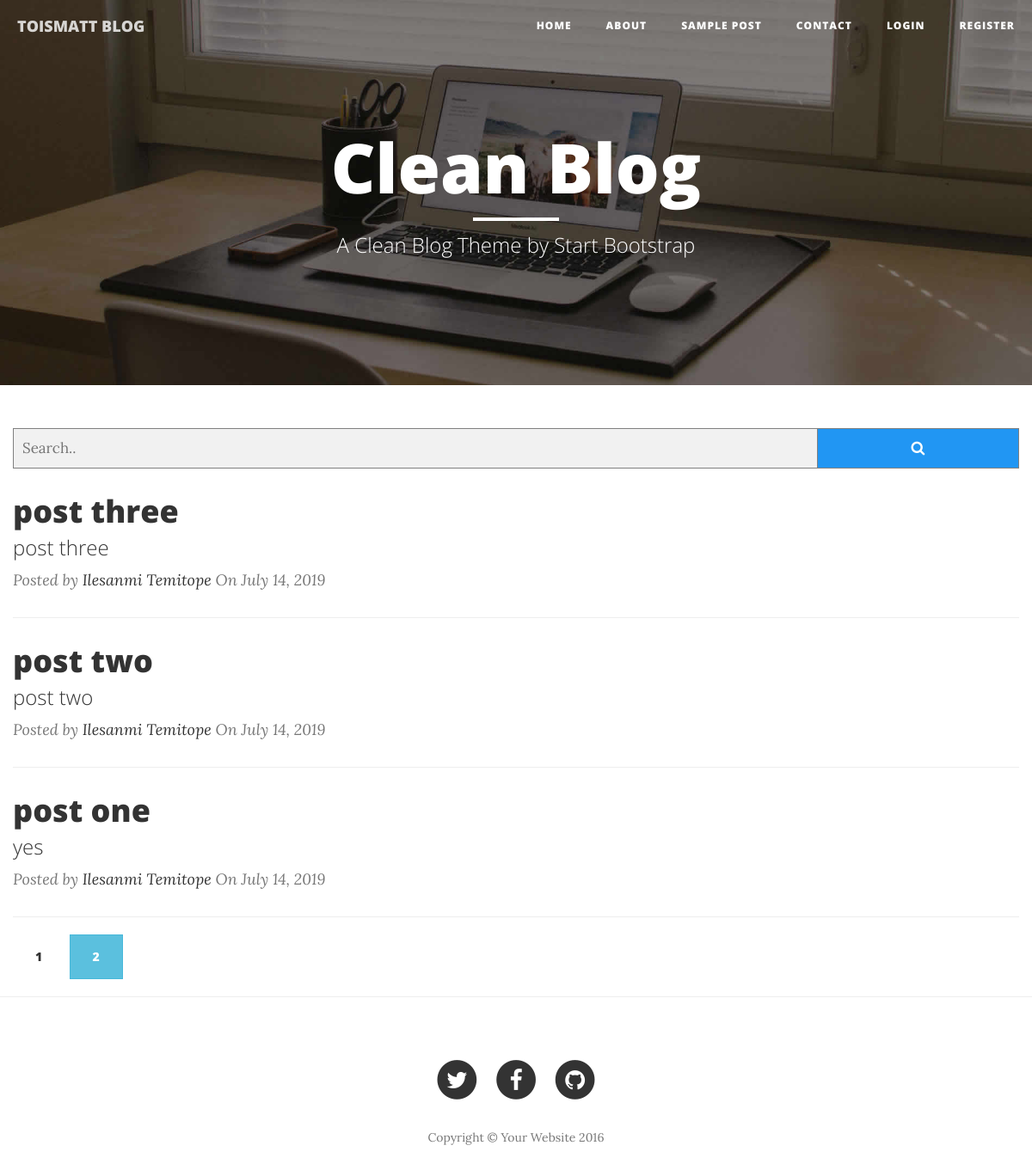
The page /home?page=2 on the database its author committed.
### temiblog.py (models this page shows)
class BlogPost(db.Model,UserMixin):
       id = db.Column(db.Integer,primary_key=True)
       author = db.Column(db.String(255))
       title = db.Column(db.String(255))
       sub_title = db.Column(db.String(255))
       content = db.Column(db.Text)
       blog_pix =db.Column(db.String(200))
       author_id = db.Column(db.Integer)
       total_view = db.Column(db.BigInteger,default=0)
       today=db.Column(db.DateTime, nullable=False, default=datetime.utcnow)

### temiblog.py (the view)
@app.route('/')
@app.route('/home')
def index():
   page = request.args.get('page', 1, type = int)
   posts = BlogPost.query.order_by(BlogPost.today.desc()).paginate(page=page, per_page=5)
   return render_template('index.html',posts=posts)

### templates/index.html (shortened to what this page needs)
<!DOCTYPE html>
<html lang="en">
<head>
    <link href="static/vendor/bootstrap/css/bootstrap.min.css" rel="stylesheet">
    <link href="static/css/clean-blog.min.css" rel="stylesheet">
    <link href="static/vendor/font-awesome/css/font-awesome.min.css" rel="stylesheet" type="text/css">
</head>
<body>
    <nav class="navbar navbar-default navbar-custom navbar-fixed-top">
        <div class="container-fluid">
            <div class="navbar-header page-scroll">
                <a class="navbar-brand" href="/">TOISMATT BLOG</a>
            </div>
            <div class="collapse navbar-collapse" id="bs-example-navbar-collapse-1">
                <ul class="nav navbar-nav navbar-right">
                    <li>
                        <a href="/">Home</a>
                    </li>
                    <li>
                        <a href="/about">About</a>
                    </li>
                    <li>
                        <a href="/post">Sample Post</a>
                    </li>
                    <li>
                        <a href="/contact">Contact</a>
                    </li>
                    <li>
                        <a href="/login">Login</a>
                    </li>
                    <li>
                        <a href="/register">Register</a>
                    </li>
                </ul>
            </div>
        </div>
    </nav>
    <header class="intro-header" style="background-image: url('static/img/home-bg.jpg')">
        <div class="container">
            <div class="row">
                <div class="col-lg-8 col-lg-offset-2 col-md-10 col-md-offset-1">
                    <div class="site-heading">
                        <h1>Clean Blog</h1>
                        <hr class="small">
                        <span class="subheading">A Clean Blog Theme by Start Bootstrap</span>
                    </div>
                </div>
            </div>
        </div>
    </header>
    <div class="container">
        <div class="row">
<form class="example">
        <input type="text" placeholder="Search.." name="query">
        <button type="submit"><i class="fa fa-search"></i></button>
      </form>
            <div class="col-lg-8 col-lg-offset-2 col-md-10 col-md-offset-1">
    </div>
            {% for post in posts.items %}
                <div class="post-preview">
                    <a href="{{url_for('post',id=post.id)}}">
                        <h2 class="post-title">
                            {{post.title}}
                        </h2>
                        <h3 class="post-subtitle">
                            {{post.sub_title}}
                        </h3>
                    </a>
                    <p class="post-meta">Posted by <a href="{{url_for('useradminprofile', id=post.author_id)}}">{{post.author}}</a> On {{post.today.strftime('%B %d, %Y') }} </p>
                </div>
                <hr>
            {% endfor %}
                {% for page_num in posts.iter_pages(left_edge=1, right_edge=1, left_current=1, right_current=2) %}
                {% if page_num %}
                {% if posts.page==page_num %}
                <a  class="btn btn-info mb-4" href="{{url_for('index', page=page_num)}}">{{page_num}}</a>
                {%else%}
                <a  class="btn btn-outline-info mb-4" href="{{url_for('index', page=page_num)}}">{{page_num}}</a>
                {%endif%}
                {% else %}
                ...
                {% endif %}
                {% endfor %}
            </div>
        </div>
    <hr>
    <footer>
        <div class="container">
            <div class="row">
                <div class="col-lg-8 col-lg-offset-2 col-md-10 col-md-offset-1">
                    <ul class="list-inline text-center">
                        <li>
                            <a href="#">
                                <span class="fa-stack fa-lg">
                                    <i class="fa fa-circle fa-stack-2x"></i>
                                    <i class="fa fa-twitter fa-stack-1x fa-inverse"></i>
                                </span>
                            </a>
                        </li>
                        <li>
                            <a href="#">
                                <span class="fa-stack fa-lg">
                                    <i class="fa fa-circle fa-stack-2x"></i>
                                    <i class="fa fa-facebook fa-stack-1x fa-inverse"></i>
                                </span>
                            </a>
                        </li>
                        <li>
                            <a href="#">
                                <span class="fa-stack fa-lg">
                                    <i class="fa fa-circle fa-stack-2x"></i>
                                    <i class="fa fa-github fa-stack-1x fa-inverse"></i>
                                </span>
                            </a>
                        </li>
                    </ul>
                    <p class="copyright text-muted">Copyright &copy; Your Website 2016</p>
                </div>
            </div>
        </div>
    </footer>
</body>
</html>

### templates/index.html (style rules this page uses)
* { box-sizing: border-box; }
form.example input[type=text] { padding: 10px; font-size: 17px; border: 1px solid grey; float: left; width: 80%; background: #f1f1f1; }
form.example button { float: left; width: 20%; padding: 10px; background: #2196F3; color: white; font-size: 17px; border: 1px solid grey; border-left: none; cursor: pointer; }
form.example::after { content: ""; clear: both; display: table; }

### rows shown on the page
BlogPost: title "post three", sub_title "post three", author "Ilesanmi Temitope", today "July 14, 2019"
BlogPost: title "post two", sub_title "post two", author "Ilesanmi Temitope", today "July 14, 2019"
BlogPost: title "post one", sub_title "yes", author "Ilesanmi Temitope", today "July 14, 2019"

### other values the page prints
{{ page_num }} "1"
{{ page_num }} "2"
